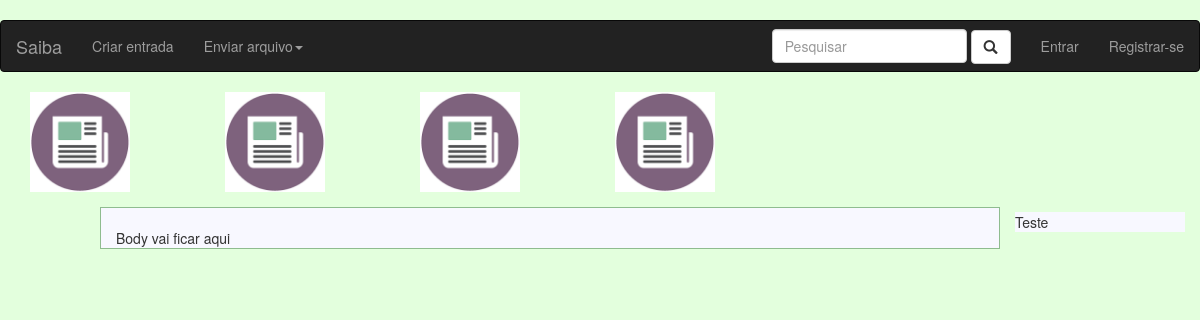
/, run on an earlier commit of the app's database.
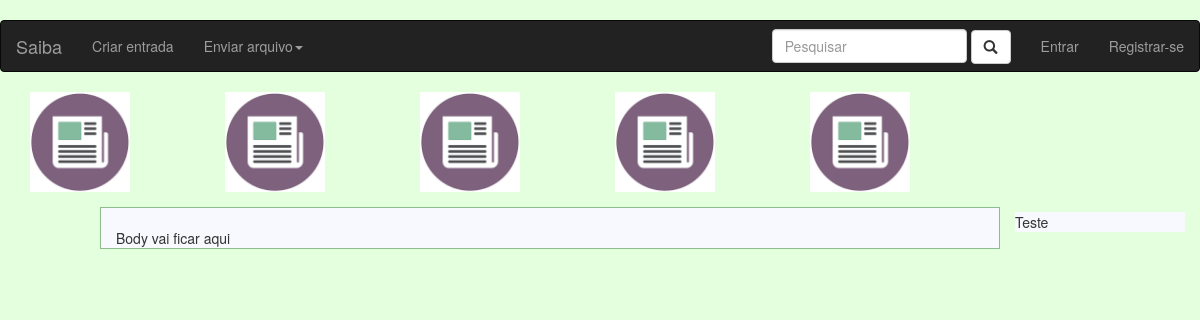
And on a later commit of the database.
### entry/models.py (models this page shows, shortened)
class Entry(models.Model):
    author                  = models.ForeignKey(User, default=1)
    title                   = models.CharField(max_length=250)
    slug                    = models.SlugField(max_length=250, default="", blank=True)
    status                  = models.ForeignKey(Status, default=1)
    category                = models.ForeignKey(Category, default=1)
    type                    = models.CharField(max_length=100)
    origin                  = models.CharField(max_length=100)
    additional_references   = models.CharField(max_length=100)
    icon                    = models.ImageField(blank=True, upload_to='icon/', default='icon/indice.png')
    hidden                  = models.BooleanField(default=False)
    images_locked           = models.BooleanField(default=False)
    videos_locked           = models.BooleanField(default=False)
    comments_locked         = models.BooleanField(default=False)

### home/views.py (the view)
# urls.py: url(r'^$', views.index, name = 'index'),
def index(request):
    entries = Entry.objects.all()
    return render(request, 'home/index.html', {'entries': entries})

### home/templates/home/index.html
{% extends 'home/base.html' %}
{% block body %}
    Body vai ficar aqui
{% endblock %}

### home/templates/home/trending.html
﻿{% for entry in entries %}
    <div class="inline col-sm-2">
        <a href="{% url 'entry:detail' entry.slug %}">
            <img class="media-object" src="{{entry.icon.url}}" alt="nome do artigo[{{teste}}]" height="100">
        </a>
    </div>
{% endfor %}

What changed in the data, as far as the page shows it:
added Entry: icon (picture)
